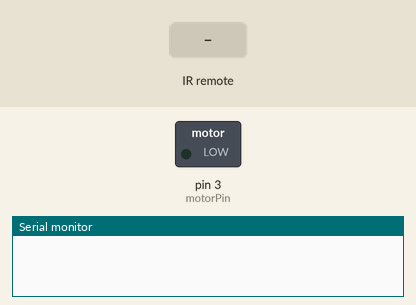
Simulated run of this sketch. Board: Arduino Uno, built with avr-gcc and run on an emulated ATmega328P. Parts: switched loads named in the sketch (green lamp = pin HIGH), the last lines printed to the serial monitor. Inputs (shaded band) come from the test bench.

Above: at 1.2 s.
1.3 s: infrared code 0xFF6897 received
At 1.7 s:
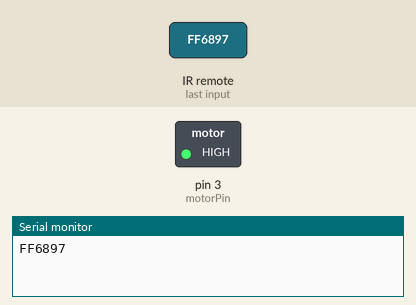
2.8 s: infrared code 0xFFB04F received
At 4.0 s:
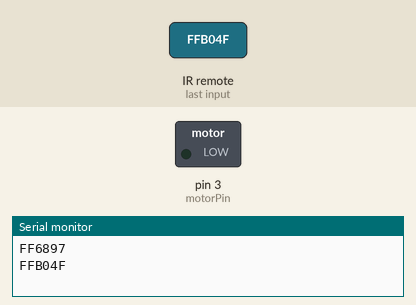
Timing chart, 0 to 5.8 s (numbered marks = the images above; inputs shaded):
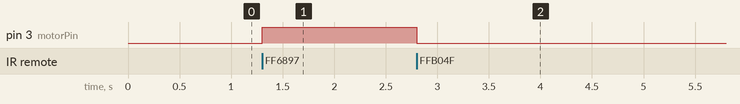

The sketch:

blink_motor.ino
```cpp
// (licence header left out)
#include <IRremote.h>

int motorPin = 3; // motor pin: PWM
int recvPin = 11; // IR receiver pin

IRrecv irrecv(recvPin);
decode_results results;


void setup() {
  irrecv.enableIRIn(); // Initialize the IR receiver
  pinMode(motorPin,OUTPUT);
  /**
   * Begin serial monitor at 9600 baud rate. The baud rate defines the
   * rate at which information is transferred between devices.
   */
  Serial.begin(9600);
}

void loop() {
  if (irrecv.decode(&results))
  {
    /**
     * Press some buttons on the ir remote control and read the corresponding
     * hexadecimal codes.
     */
    Serial.println(results.value, HEX);

    if (results.value == 0xFF6897)
    {
      /**
       * Button to to turn on motor.
       * Replace the value xxx if the "if test" to the HEX code of the button.
       */
      digitalWrite(motorPin, HIGH);
    }
    if (results.value == 0xFFB04F)
    {
      /**
       * Button to to turn off motor.
       * Replace the value xxx if the "if test" to the HEX code of the button.
       */
      digitalWrite(motorPin, LOW);
    }

    /**
     * Flush old results and receive new signal from ir remote control.
     */
    irrecv.resume();
  }
}
```

Measured:
- after the input at 1.3 s, pin 3 (motorPin): LOW → HIGH at once
- after the input at 2.8 s, pin 3 (motorPin): HIGH → LOW at once
